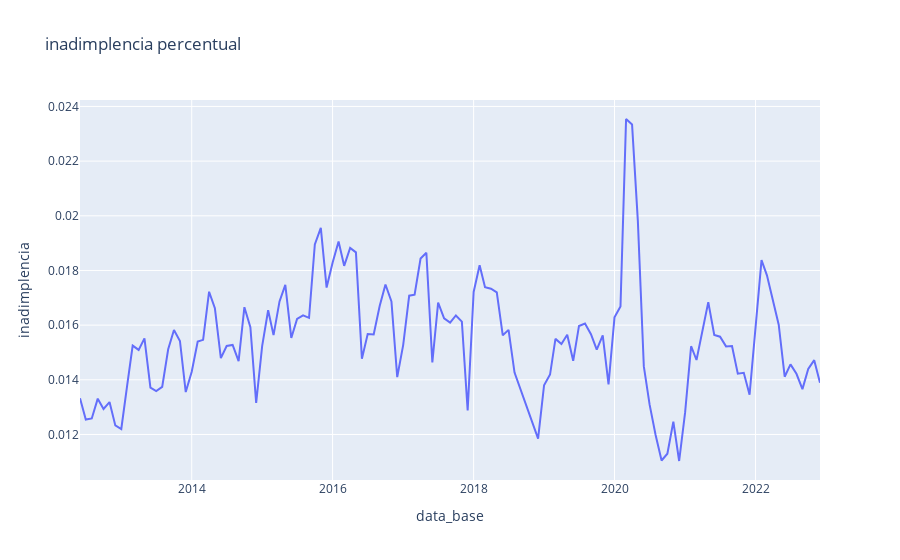

This figure's notebook cell:
### Code cell
grafico = px.line(df_total, x="data_base", y= 'inadimplencia', title="inadimplencia percentual")
grafico.show()
